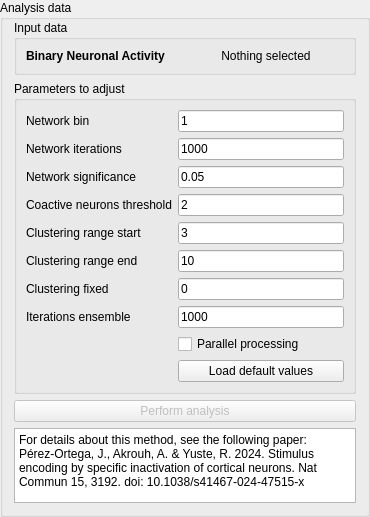
         <widget class="QGroupBox" name="groupBox_27">
          <property name="minimumSize">
           <size>
            <width>370</width>
            <height>0</height>
           </size>
          </property>
          <property name="maximumSize">
           <size>
            <width>370</width>
            <height>16777215</height>
           </size>
          </property>
          <property name="title">
           <string>Analysis data</string>
          </property>
          <layout class="QVBoxLayout" name="verticalLayout_50">
           <property name="topMargin">
            <number>0</number>
           </property>
           <item>
            <widget class="QGroupBox" name="groupBox_28">
             <property name="sizePolicy">
              <sizepolicy hsizetype="Expanding" vsizetype="Preferred">
               <horstretch>0</horstretch>
               <verstretch>0</verstretch>
              </sizepolicy>
             </property>
             <property name="title">
              <string>Input data</string>
             </property>
             <layout class="QHBoxLayout" name="horizontalLayout_19">
              <item>
               <widget class="QLabel" name="label_3">
                <property name="font">
                 <font>
                  <bold>true</bold>
                 </font>
                </property>
                <property name="text">
                 <string>Binary Neuronal Activity</string>
                </property>
               </widget>
              </item>
              <item>
               <widget class="QLabel" name="lbl_x2p_spikes_selected">
                <property name="text">
                 <string>Nothing selected</string>
                </property>
                <property name="alignment">
                 <set>Qt::AlignCenter</set>
                </property>
               </widget>
              </item>
             </layout>
            </widget>
           </item>
           <item>
            <widget class="QGroupBox" name="groupBox_29">
             <property name="sizePolicy">
              <sizepolicy hsizetype="Expanding" vsizetype="Expanding">
               <horstretch>0</horstretch>
               <verstretch>0</verstretch>
              </sizepolicy>
             </property>
             <property name="title">
              <string>Parameters to adjust</string>
             </property>
             <layout class="QFormLayout" name="formLayout_9">
              <item row="0" column="0">
               <widget class="QLabel" name="x2p_lbl_bin">
                <property name="text">
                 <string>Network bin</string>
                </property>
               </widget>
              </item>
              <item row="0" column="1">
               <widget class="QLineEdit" name="x2p_edit_bin">
                <property name="text">
                 <string>1</string>
                </property>
               </widget>
              </item>
              <item row="1" column="0">
               <widget class="QLabel" name="x2p_lbl_iterations">
                <property name="text">
                 <string>Network iterations</string>
                </property>
               </widget>
              </item>
              <item row="1" column="1">
               <widget class="QLineEdit" name="x2p_edit_iterations">
                <property name="text">
                 <string>1000</string>
                </property>
               </widget>
              </item>
              <item row="2" column="0">
               <widget class="QLabel" name="x2p_lbl_significance">
                <property name="text">
                 <string>Network significance</string>
                </property>
               </widget>
              </item>
              <item row="2" column="1">
               <widget class="QLineEdit" name="x2p_edit_significance">
                <property name="text">
                 <string>0.05</string>
                </property>
               </widget>
              </item>
              <item row="3" column="0">
               <widget class="QLabel" name="x2p_lbl_threshold">
                <property name="text">
                 <string>Coactive neurons threshold</string>
                </property>
               </widget>
              </item>
              <item row="3" column="1">
               <widget class="QLineEdit" name="x2p_edit_threshold">
                <property name="text">
                 <string>2</string>
                </property>
               </widget>
              </item>
              <item row="4" column="0">
               <widget class="QLabel" name="x2p_lbl_rangestart">
                <property name="text">
                 <string>Clustering range start</string>
                </property>
               </widget>
              </item>
              <item row="4" column="1">
               <widget class="QLineEdit" name="x2p_edit_rangestart">
                <property name="text">
                 <string>3</string>
                </property>
               </widget>
              </item>
              <item row="5" column="0">
               <widget class="QLabel" name="x2p_lbl_rangeend">
                <property name="text">
                 <string>Clustering range end</string>
                </property>
               </widget>
              </item>
              <item row="5" column="1">
               <widget class="QLineEdit" name="x2p_edit_rangeend">
                <property name="text">
                 <string>10</string>
                </property>
               </widget>
              </item>
              <item row="6" column="0">
               <widget class="QLabel" name="x2p_lbl_fixed">
                <property name="text">
                 <string>Clustering fixed</string>
                </property>
               </widget>
              </item>
              <item row="6" column="1">
               <widget class="QLineEdit" name="x2p_edit_fixed">
                <property name="text">
                 <string>0</string>
                </property>
               </widget>
              </item>
              <item row="7" column="0">
               <widget class="QLabel" name="x2p_lbl_itensemble">
                <property name="text">
                 <string>Iterations ensemble</string>
                </property>
               </widget>
              </item>
              <item row="7" column="1">
               <widget class="QLineEdit" name="x2p_edit_itensemble">
                <property name="text">
                 <string>1000</string>
                </property>
               </widget>
              </item>
              <item row="9" column="1">
               <widget class="QPushButton" name="x2p_btn_defaults">
                <property name="text">
                 <string>Load default values</string>
                </property>
               </widget>
              </item>
              <item row="8" column="1">
               <widget class="QCheckBox" name="x2p_check_parallel">
                <property name="layoutDirection">
                 <enum>Qt::LeftToRight</enum>
                </property>
                <property name="text">
                 <string>Parallel processing</string>
                </property>
                <property name="checked">
                 <bool>false</bool>
                </property>
               </widget>
              </item>
             </layout>
            </widget>
           </item>
           <item>
            <widget class="QPushButton" name="btn_run_x2p">
             <property name="enabled">
              <bool>false</bool>
             </property>
             <property name="text">
              <string>Perform analysis</string>
             </property>
             <property name="checkable">
              <bool>false</bool>
             </property>
            </widget>
           </item>
           <item>
            <widget class="QPlainTextEdit" name="plainTextEdit_4">
             <property name="maximumSize">
              <size>
               <width>16777215</width>
               <height>75</height>
              </size>
             </property>
             <property name="plainText">
              <string>For details about this method, see the following paper:
Pérez-Ortega, J., Akrouh, A. &amp; Yuste, R. 2024. Stimulus encoding by specific inactivation of cortical neurons. Nat Commun 15, 3192. doi: 10.1038/s41467-024-47515-x</string>
             </property>
            </widget>
           </item>
          </layout>
         </widget>
